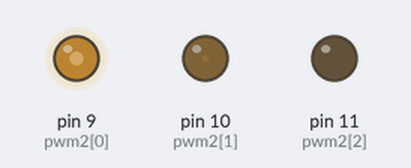
A sketch run on a simulated Arduino Uno, built with avr-gcc and run on an emulated ATmega328P. On the bench: output pins drawn as LEDs (lit = HIGH).

Above: at 0.05 s.
At 2.95 s:
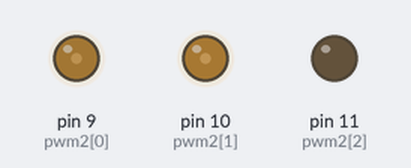
At 4.4 s:
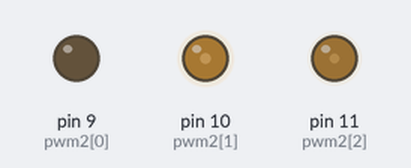
At 5.9 s:
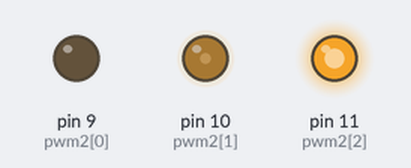
At 8.85 s:
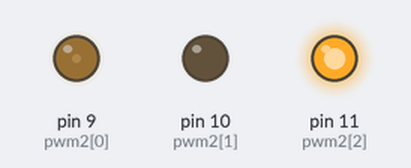
At 11.8 s:
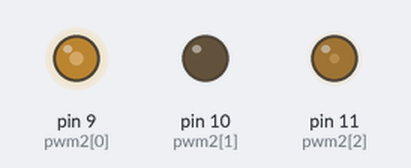
Timing chart, 0 to 15.9 s (numbered marks = the images above):
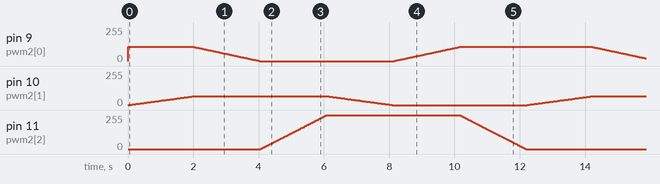

The sketch:

fancy_hat.ino
```cpp
#define REDPIN 9
#define GREENPIN 10
#define BLUEPIN 11


#define SIZE    255
#define DELAY    20
#define HUE_MAX  6.0
#define HUE_DELTA 0.01

long rgb[3];
long rgbval;
// for reasons unknown, if value !=0, the LED doesn't light. Hmm ...
// and saturation seems to be inverted
float hue=0.0, saturation=1, value=1;

/*
chosen LED SparkFun sku: COM-09264
 has Max Luminosity (RGB): (2800, 6500, 1200)mcd
 so we normalize them all to 1200 mcd -
 R  250/600  =  107/256
 G  250/950  =   67/256
 B  250/250  =  256/256
 */
long bright[3] = { 107, 67, 256};
long k, temp_value;

int pwm1[3] = {3,5,6};
int pwm2[3] = {9,10,11};

void setup() {
  randomSeed(analogRead(4));
  for (k=0;k<3;k++){
    //pinMode(pwm1[k],OUTPUT);
    pinMode(pwm2[k],OUTPUT);
    rgb[k]=0;
    //analogWrite(pwm1[k], rgb[k] * bright[k]/256);
    analogWrite(pwm2[k], rgb[k] * bright[k]/256);
  }
  /*
  for (k=0; k<3; k++) {
    pinMode(REDPIN + k, OUTPUT);
    rgb[k]=0;
    analogWrite(REDPIN + k, rgb[k] * bright[k]/256);
  }*/
  /*
  pinMode(REDPIN, OUTPUT);
  pinMode(GREENPIN, OUTPUT);
  pinMode(BLUEPIN, OUTPUT);
  */
}

void loop() {
  hue += HUE_DELTA;
  if (hue > HUE_MAX) {
    hue=0.0;
  }
  rgbval=HSV_to_RGB(hue, saturation, value);

  rgb[0] = (rgbval & 0x00FF0000) >> 16; // there must be better ways
  rgb[1] = (rgbval & 0x0000FF00) >> 8;
  rgb[2] = rgbval & 0x000000FF;
  for (k=0; k<3; k++) { // for all three colours
    //analogWrite(REDPIN + k, rgb[k] * bright[k]/256);
    //analogWrite(pwm1[k], rgb[k] * bright[k]/256);
    //delay(1000);
    analogWrite(pwm2[k], rgb[k] * bright[k]/256);
    //delay(1000);
  }

  delay(DELAY);
  /*
  int r, g, b;


  // fade from violet to red
  for (b = 255; b >= 0; b--) {
    analogWrite(BLUEPIN, b);
    delay(5);
  }
  // fade from red to yellow
 for (g = 255; g>= 0; g--) {
    analogWrite(GREENPIN, g);
    delay(5);
  }
 for (r = 255; r>= 0; r--) {
    analogWrite(REDPIN, r);
    delay(5);
  }
  */
}
long HSV_to_RGB( float h, float s, float v ) {
  /* modified from Alvy Ray Smith's site: http://www.alvyray.com/Papers/hsv2rgb.htm */
  // H is given on [0, 6]. S and V are given on [0, 1].
  // RGB is returned as a 24-bit long #rrggbb
  int i;
  float m, n, f;

  // not very elegant way of dealing with out of range: return black
  if ((s<0.0) || (s>1.0) || (v<1.0) || (v>1.0)) {
    return 0L;
  }

  if ((h < 0.0) || (h > 6.0)) {
    return long( v * 255 ) + long( v * 255 ) * 256 + long( v * 255 ) * 65536;
  }
  i = floor(h);
  f = h - i;
  if ( !(i&1) ) {
    f = 1 - f; // if i is even
  }
  m = v * (1 - s);
  n = v * (1 - s * f);
  switch (i) {
  case 6:
  case 0:
    return long(v * 255 ) * 65536 + long( n * 255 ) * 256 + long( m * 255);
  case 1:
    return long(n * 255 ) * 65536 + long( v * 255 ) * 256 + long( m * 255);
  case 2:
    return long(m * 255 ) * 65536 + long( v * 255 ) * 256 + long( n * 255);
  case 3:
    return long(m * 255 ) * 65536 + long( n * 255 ) * 256 + long( v * 255);
  case 4:
    return long(n * 255 ) * 65536 + long( m * 255 ) * 256 + long( v * 255);
  case 5:
    return long(v * 255 ) * 65536 + long( m * 255 ) * 256 + long( n * 255);
  }
}
```
